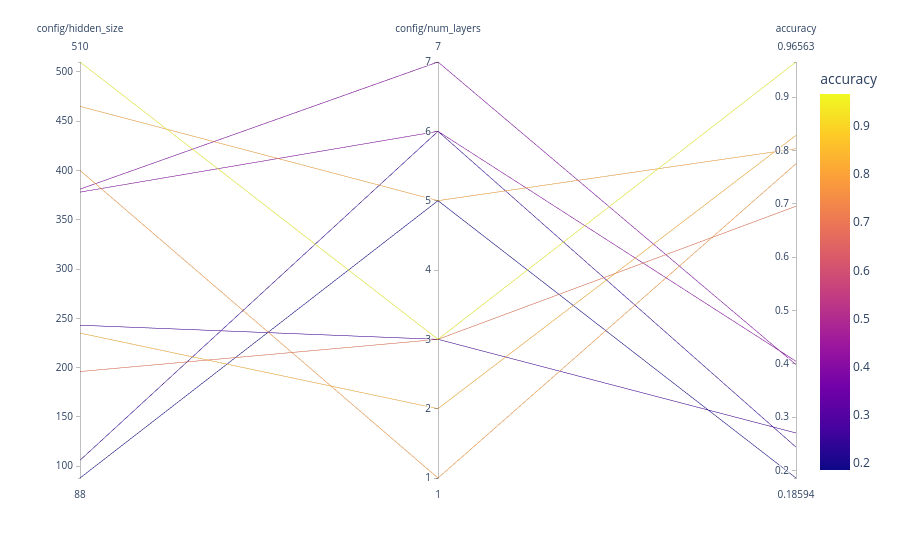

The notebook cell this image was saved under:
### Code cell
visualize.parallel_plot(analysis, columns)

### Figure 1 — Plotly figure (JSON) as saved in the notebook; plotly's stock layout.template omitted (floating-point values rounded to 4 significant figures)
{"data": [{"dimensions": [{"label": "config/hidden_size", "values": [196, 243, 465, 378, 88, 235, 510, 381, 106, 400]}, {"label": "config/num_layers", "values": [3, 3, 5, 6, 5, 2, 3, 7, 6, 1]}, {"label": "accuracy", "values": [0.6953, 0.2703, 0.8031, 0.4047, 0.1859, 0.8281, 0.9656, 0.3984, 0.2437, 0.775]}], "domain": {"x": [0, 1], "y": [0, 1]}, "line": {"color": [0.6953, 0.2703, 0.8031, 0.4047, 0.1859, 0.8281, 0.9656, 0.3984, 0.2437, 0.775], "coloraxis": "coloraxis"}, "name": "", "type": "parcoords"}], "layout": {"coloraxis": {"colorbar": {"title": {"text": "accuracy"}}, "colorscale": [[0, "#0d0887"], [0.1111, "#46039f"], [0.2222, "#7201a8"], [0.3333, "#9c179e"], [0.4444, "#bd3786"], [0.5556, "#d8576b"], [0.6667, "#ed7953"], [0.7778, "#fb9f3a"], [0.8889, "#fdca26"], [1, "#f0f921"]]}, "legend": {"tracegroupgap": 0}, "margin": {"t": 60}}}
